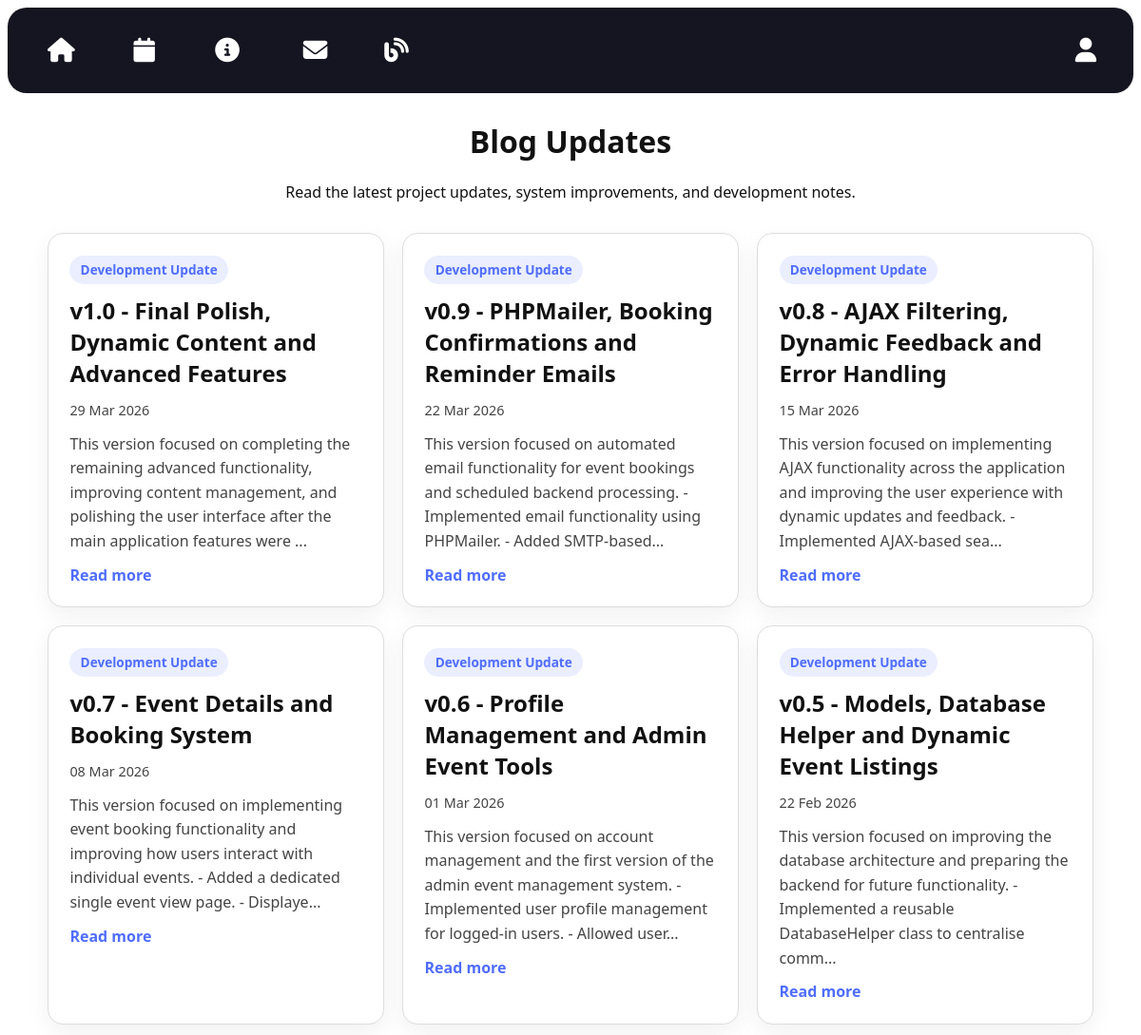
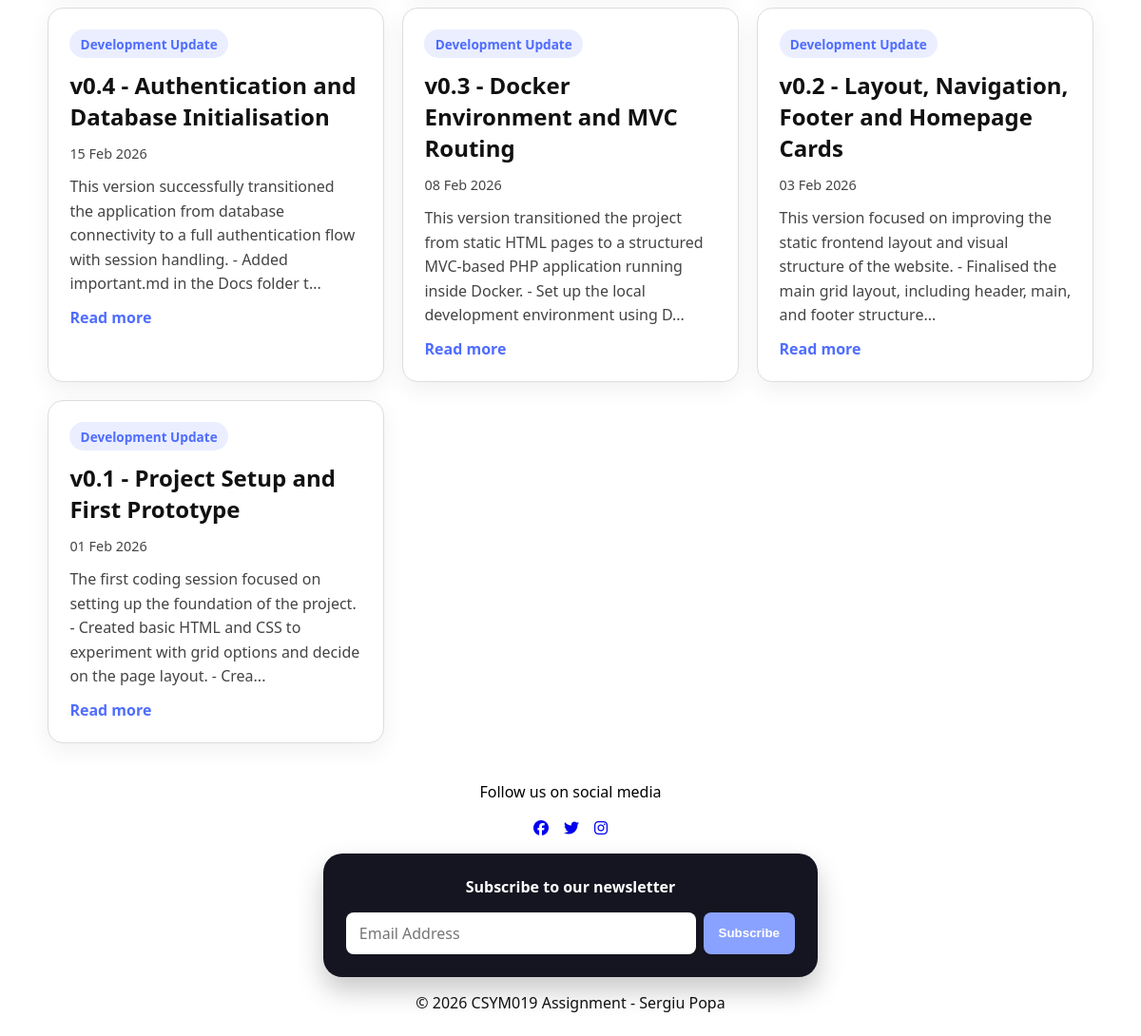
Page /blog on the committed database (2 pictures, top to bottom).
### tables this page shows
CREATE TABLE blog_posts (
    postid INT AUTO_INCREMENT PRIMARY KEY,
    title VARCHAR(255) NOT NULL,
    category VARCHAR(100) NOT NULL,
    content TEXT NOT NULL,
    image_path VARCHAR(255) NULL,
    created_at TIMESTAMP DEFAULT CURRENT_TIMESTAMP,
    updated_at TIMESTAMP NULL DEFAULT NULL ON UPDATE CURRENT_TIMESTAMP
);

### src/framework/Application.php (called while the page is built, shortened)
<?php
class Application
{
    private Router $router;
    public function __construct(Router $router)
    {
        $this->router = $router;
    }
    public function run(): void
    {
        $path = parse_url($_SERVER['REQUEST_URI'], PHP_URL_PATH);
        $route = trim($path ?? '', '/');
        $parts = explode('/', $route);
        $controllerName = $parts[0] ?? 'home';
        $action = $parts[1] ?? 'index';
        $params = array_slice($parts, 2);
        $controller = $this->router->getController($controllerName);
        $page = $controller->$action(...$params);
        $variables = $page['variables'] ?? [];
        $styles = $page['styles'] ?? [];
        $content = $this->render(
            __DIR__ . '/../pages/' . $page['template'],
            $variables
        );
        require __DIR__ . '/../pages/layout.html.php';
    }
    private function render(string $file, array $variables = []): string
    {
        extract($variables);
        require $file;
        return ob_get_clean();
    }
}

### src/index.php (called while the page is built, shortened)
<?php
require_once __DIR__ . '/vendor/autoload.php';
require_once __DIR__ . '/autoload.php';
$router = new framework\Router();
$app = new framework\Application($router);
$app->run();

### src/models/BlogTable.php (called while the page is built, shortened)
<?php
class BlogTable
{
    public function findAll(): array
    {
        $pdo = Database::getConnection();
        $stmt = $pdo->prepare(
            'SELECT * FROM blog_posts ORDER BY created_at DESC, postid DESC'
        );
        $stmt->execute();
        return $stmt->fetchAll(PDO::FETCH_CLASS, BlogModel::class);
    }
}

### src/controllers/BlogController.php (called while the page is built, shortened)
<?php
class BlogController
{
    private BlogTable $blogPosts;
    public function __construct()
    {
        $this->blogPosts = new BlogTable();
    }
    public function index(): array
    {
        return [
            'title' => 'Blog',
            'template' => 'blog.html.php',
            'styles' => ['blog.css'],
            'variables' => [
                'posts' => $this->blogPosts->findAll()
            ]
        ];
    }
}

### src/autoload.php (called while the page is built, shortened)
<?php
spl_autoload_register(function (string $class) {
    $baseDir = __DIR__ . '/';
    $file = $baseDir . str_replace('\\', '/', $class) . '.php';
});

### src/pages/blog.html.php (the view, shortened to what this page needs)
<header class="page-header blog-header">
    <h1>Blog Updates</h1>
    <p>
        Read the latest project updates, system improvements, and development notes.
    </p>
</header>
<section class="blog-layout">
    <div class="blog-grid">
        <?php foreach ($posts as $post): ?>
            <article class="blog-card">
                <div class="blog-card-body">
                    <span class="blog-label">
                        <?= htmlspecialchars($post->category) ?>
                    </span>
                    <h2>
                        <?= htmlspecialchars($post->title) ?>
                    </h2>
                    <p class="blog-meta">
                        <?= date('d M Y', strtotime($post->created_at)) ?>
                    </p>
                    <p>
                        <?= htmlspecialchars(mb_strimwidth($post->content, 0, 180, '...')) ?>
                    </p>
                    <a class="blog-cta" href="/blog/show?id=<?= htmlspecialchars($post->postid) ?>">
                        Read more
                    </a>
                </div>
            </article>
        <?php endforeach; ?>
    </div>
</section>

### src/pages/layout.html.php (shortened to what this page needs)
<!doctype html>
<html lang="en">
  <head>
    <link
      rel="stylesheet"
      href="https://cdnjs.cloudflare.com/ajax/libs/font-awesome/6.5.1/css/all.min.css"
    />
    <link rel="stylesheet" href="/styles/global.css" />
    <link rel="stylesheet" href="/styles/layout.css" />
    <link rel="stylesheet" href="/styles/cards.css" />
    <?php if (!empty($styles)): ?>
      <?php foreach ($styles as $style): ?>
        <link rel="stylesheet" href="/styles/<?= htmlspecialchars($style) ?>">
      <?php endforeach; ?>
    <?php endif; ?>
  </head>
  <body>
    <nav class="nav">
      <a class="nav-item" href="/home">
        <i class="fa-solid fa-house"></i>
      </a>
      <a class="nav-item" href="/events">
        <i class="fa-solid fa-calendar"></i>
      </a>
      <a class="nav-item" href="/about">
        <i class="fa-solid fa-circle-info"></i>
      </a>
      <a class="nav-item" href="/contact">
        <i class="fa-solid fa-envelope"></i>
      </a>
      <a class="nav-item" href="/blog">
        <i class="fa-solid fa-blog"></i>
      </a>
      <?php $currentUser = $_SESSION['user'] ?? null; ?>
      <a class="account <?= $currentUser ? 'account--logged-in' : 'nav-item' ?>" href="/account">
        <?php if ($currentUser): ?>
          <i class="fa-solid fa-user"></i>
          <span class="logged-in-user">
            <?= htmlspecialchars($currentUser['firstname']) . ' ' . htmlspecialchars($currentUser['lastname']) ?>
          </span>
        <?php else: ?>
          <i class="fa-solid fa-user"></i>
        <?php endif; ?>
      </a>
    </nav>
    <main class="main">
        <?= $content ?>
    </main>
    <footer class="footer">
      <span class="social-text">Follow us on social media</span>
      <div class="social-links">
        <a class="social-icon" href="#">
          <i class="fa-brands fa-facebook"></i>
        </a>
        <a class="social-icon" href="#">
          <i class="fa-brands fa-twitter"></i>
        </a>
        <a class="social-icon" href="#">
          <i class="fa-brands fa-instagram"></i>
        </a>
      </div>
      <div class="newsletter-form">
        <span class="newsletter-text">Subscribe to our newsletter</span>
        <form method="post" action="/subscriber/subscribe">
            <input
                id="newsletter-email"
                type="email"
                name="newsletter-email"
                placeholder="Email Address"
                required
            >
            <button type="submit" class="subscribe-submit">
                Subscribe
            </button>
        </form>
    </div>
      <span class="copyright">
        &copy; 2026 CSYM019 Assignment - Sergiu Popa
      </span>
    </footer>
  </body>
</html>

### src/styles/global.css (style rules this page uses)
:root { --bg: #ffffff; }
html { overflow-x: hidden; }
body { margin: 0; font-family: system-ui, -apple-system, Segoe UI, Roboto, Arial, sans-serif; background: var(--bg); overflow-x: hidden; }
.main { width: 100%; }
* { box-sizing: border-box; }

### src/styles/layout.css (style rules this page uses)
:root { --nav-pad: 0.75rem; --nav-gap: 0.75rem; --icon-size: 1.6rem; --logo-height: 2.5rem; }
body { display: grid; grid-template-rows: auto 1fr auto; min-height: 100vh; margin: 0; }
nav { background-color: #151521; display: flex; align-items: center; gap: var(--nav-gap); padding: var(--nav-pad); border-radius: 1.25rem; margin: 0.5rem; }
.account { margin-left: auto; }
.nav-item { font-size: var(--icon-size); color: white; text-decoration: none; display: inline-flex; flex-direction: column; align-items: center; position: relative; padding: 1.25rem 0 0 1rem; line-height: 1; }
main { background: rgb(255, 255, 255); }
footer { display: flex; justify-content: center; align-items: center; flex-direction: column; margin-top: 1rem; padding: 1.5rem 1rem; gap: 1rem; }
.social-links { display: flex; justify-content: center; align-items: center; gap: 1rem; flex-direction: row; }
.newsletter-form { background-color: #151521; color: white; border-radius: 1.25rem; padding: 1.5rem; width: min(100%, 520px); box-shadow: 0 14px 28px rgba(0, 0, 0, 0.22); display: flex; flex-direction: column; align-items: center; gap: 1rem; }
.newsletter-text { display: flex; justify-content: center; align-items: center; color: white; font-weight: 600; }
.newsletter-form form { display: flex; gap: 0.5rem; width: 100%; }
.newsletter-form input[type="email"] { flex: 1; padding: 0.65rem 0.8rem; border: 1px solid rgba(255, 255, 255, 0.25); border-radius: 0.5rem; background: white; color: #151521; font: inherit; }
.subscribe-submit { border: none; border-radius: 0.5rem; background: #8aa2ff; color: white; padding: 0.65rem 1rem; cursor: pointer; font-weight: 600; }
.copyright { color: #111; }

### src/styles/cards.css (style rules this page uses)
:root { --card-panel-color: #151521; --card-text-color: #f4f4f7; --card-secondary-color: #b8b8c6; --card-border-color: rgba(255, 255, 255, 0.1); --card-radius-size: 16px; --card-gap: clamp(12px, 2vw, 20px); --card-pad: clamp(14px, 2vw, 18px); }

### src/styles/blog.css (style rules this page uses)
.blog-header { max-width: 850px; margin: 0 auto 2rem; text-align: center; color: #111; }
.blog-layout { max-width: 1100px; margin: 0 auto; color: #111; }
.blog-grid { display: grid; grid-template-columns: repeat(auto-fit, minmax(280px, 1fr)); gap: 1.2rem; }
.blog-card { border: 1px solid #ddd; border-radius: 16px; background: #fff; color: #111; box-shadow: 0 8px 24px rgba(0, 0, 0, 0.06); }
.blog-card-body { display: flex; flex-direction: column; gap: 0.7rem; padding: 1.4rem; }
.blog-label { width: fit-content; border-radius: 999px; padding: 0.35rem 0.7rem; background: rgba(138, 162, 255, 0.18); color: #4f6dff; font-size: 0.85rem; font-weight: 600; }
.blog-card h2 { margin: 0; color: #111; }
.blog-meta { margin: 0; color: #666; font-size: 0.9rem; }
.blog-card p { margin: 0; color: #444; line-height: 1.6; }
.blog-cta { margin-top: auto; color: #4f6dff; font-weight: 600; text-decoration: none; }

### rows in the picture
blog_posts: category "Development Update", title "v1.0 - Final Polish, Dynamic Content and Advanced Features", created_at "29 Mar 2026", content "This version focused on completing the remaining advanced functionality, improving content management, and polishing the user interface after the main application features were ..."
blog_posts: category "Development Update", title "v0.9 - PHPMailer, Booking Confirmations and Reminder Emails", created_at "22 Mar 2026", content "This version focused on automated email functionality for event bookings and scheduled backend processing. - Implemented email functionality using PHPMailer. - Added SMTP-based..."
blog_posts: category "Development Update", title "v0.8 - AJAX Filtering, Dynamic Feedback and Error Handling", created_at "15 Mar 2026", content "This version focused on implementing AJAX functionality across the application and improving the user experience with dynamic updates and feedback. - Implemented AJAX-based sea..."
blog_posts: category "Development Update", title "v0.7 - Event Details and Booking System", created_at "08 Mar 2026", content "This version focused on implementing event booking functionality and improving how users interact with individual events. - Added a dedicated single event view page. - Displaye..."
blog_posts: category "Development Update", title "v0.6 - Profile Management and Admin Event Tools", created_at "01 Mar 2026", content "This version focused on account management and the first version of the admin event management system. - Implemented user profile management for logged-in users. - Allowed user..."
blog_posts: category "Development Update", title "v0.5 - Models, Database Helper and Dynamic Event Listings", created_at "22 Feb 2026", content "This version focused on improving the database architecture and preparing the backend for future functionality. - Implemented a reusable DatabaseHelper class to centralise comm..."
blog_posts: category "Development Update", title "v0.4 - Authentication and Database Initialisation", created_at "15 Feb 2026", content "This version successfully transitioned the application from database connectivity to a full authentication flow with session handling. - Added important.md in the Docs folder t..."
blog_posts: category "Development Update", title "v0.3 - Docker Environment and MVC Routing", created_at "08 Feb 2026", content "This version transitioned the project from static HTML pages to a structured MVC-based PHP application running inside Docker. - Set up the local development environment using D..."
blog_posts: category "Development Update", title "v0.2 - Layout, Navigation, Footer and Homepage Cards", created_at "03 Feb 2026", content "This version focused on improving the static frontend layout and visual structure of the website. - Finalised the main grid layout, including header, main, and footer structure..."
blog_posts: category "Development Update", title "v0.1 - Project Setup and First Prototype", created_at "01 Feb 2026", content "The first coding session focused on setting up the foundation of the project. - Created basic HTML and CSS to experiment with grid options and decide on the page layout. - Crea..."
